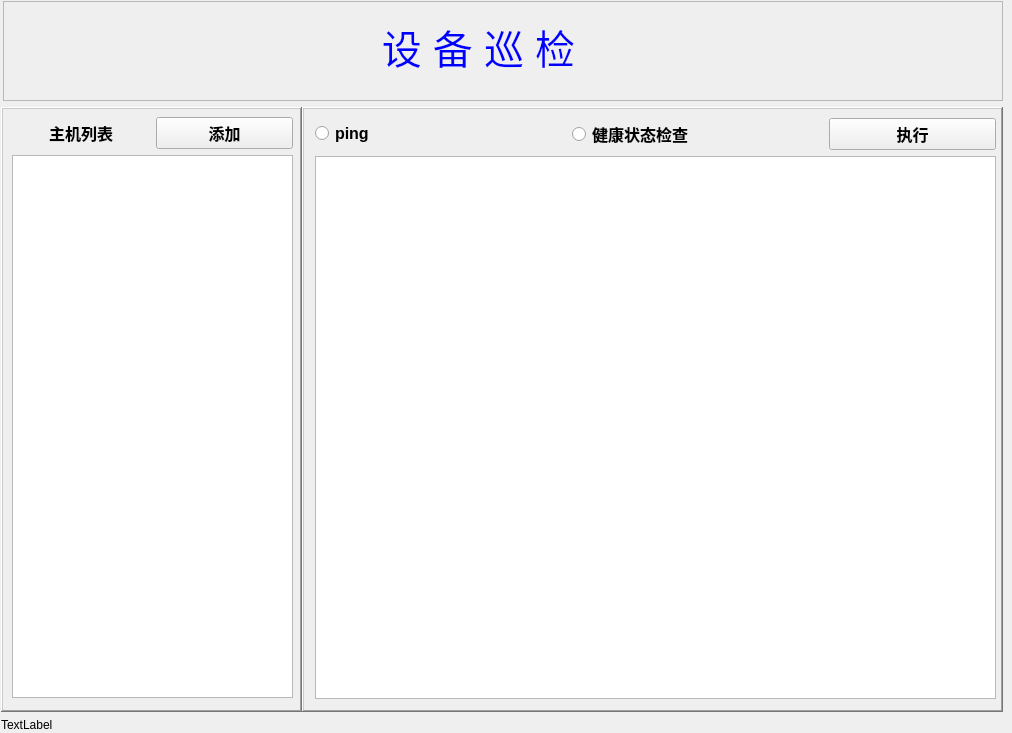
<?xml version="1.0" encoding="UTF-8"?>
<ui version="4.0">
 <class>check_form</class>
 <widget class="QWidget" name="check_form">
  <property name="geometry">
   <rect>
    <x>0</x>
    <y>0</y>
    <width>1012</width>
    <height>733</height>
   </rect>
  </property>
  <property name="minimumSize">
   <size>
    <width>1012</width>
    <height>733</height>
   </size>
  </property>
  <property name="maximumSize">
   <size>
    <width>1012</width>
    <height>733</height>
   </size>
  </property>
  <property name="windowTitle">
   <string>设备巡检</string>
  </property>
  <widget class="QWidget" name="">
   <property name="geometry">
    <rect>
     <x>1</x>
     <y>1</y>
     <width>1002</width>
     <height>731</height>
    </rect>
   </property>
   <layout class="QVBoxLayout" name="verticalLayout_2" stretch="5,18,0">
    <item>
     <widget class="QFrame" name="top_frame">
      <property name="sizePolicy">
       <sizepolicy hsizetype="Expanding" vsizetype="Expanding">
        <horstretch>0</horstretch>
        <verstretch>0</verstretch>
       </sizepolicy>
      </property>
      <property name="minimumSize">
       <size>
        <width>1000</width>
        <height>100</height>
       </size>
      </property>
      <property name="maximumSize">
       <size>
        <width>1000</width>
        <height>100</height>
       </size>
      </property>
      <property name="layoutDirection">
       <enum>Qt::RightToLeft</enum>
      </property>
      <property name="frameShape">
       <enum>QFrame::StyledPanel</enum>
      </property>
      <property name="frameShadow">
       <enum>QFrame::Raised</enum>
      </property>
      <widget class="QLabel" name="label">
       <property name="geometry">
        <rect>
         <x>320</x>
         <y>20</y>
         <width>311</width>
         <height>51</height>
        </rect>
       </property>
       <property name="font">
        <font>
         <pointsize>30</pointsize>
        </font>
       </property>
       <property name="styleSheet">
        <string notr="true">color:blue</string>
       </property>
       <property name="frameShape">
        <enum>QFrame::NoFrame</enum>
       </property>
       <property name="frameShadow">
        <enum>QFrame::Raised</enum>
       </property>
       <property name="text">
        <string>设 备 巡 检</string>
       </property>
       <property name="alignment">
        <set>Qt::AlignCenter</set>
       </property>
      </widget>
     </widget>
    </item>
    <item>
     <layout class="QHBoxLayout" name="conteck_ly" stretch="3,7">
      <property name="spacing">
       <number>0</number>
      </property>
      <property name="sizeConstraint">
       <enum>QLayout::SetMinimumSize</enum>
      </property>
      <item>
       <widget class="QFrame" name="l_frame">
        <property name="sizePolicy">
         <sizepolicy hsizetype="Preferred" vsizetype="Preferred">
          <horstretch>0</horstretch>
          <verstretch>0</verstretch>
         </sizepolicy>
        </property>
        <property name="minimumSize">
         <size>
          <width>0</width>
          <height>0</height>
         </size>
        </property>
        <property name="maximumSize">
         <size>
          <width>16777215</width>
          <height>16777215</height>
         </size>
        </property>
        <property name="frameShape">
         <enum>QFrame::WinPanel</enum>
        </property>
        <property name="frameShadow">
         <enum>QFrame::Raised</enum>
        </property>
        <property name="lineWidth">
         <number>0</number>
        </property>
        <widget class="QWidget" name="">
         <property name="geometry">
          <rect>
           <x>11</x>
           <y>10</y>
           <width>281</width>
           <height>581</height>
          </rect>
         </property>
         <layout class="QGridLayout" name="lgdLayout" rowstretch="0,0">
          <item row="0" column="1">
           <widget class="QPushButton" name="addhost_btn">
            <property name="font">
             <font>
              <pointsize>12</pointsize>
              <bold>true</bold>
             </font>
            </property>
            <property name="text">
             <string>添加</string>
            </property>
           </widget>
          </item>
          <item row="0" column="0">
           <widget class="QLabel" name="hosts_lb">
            <property name="font">
             <font>
              <pointsize>12</pointsize>
              <bold>true</bold>
             </font>
            </property>
            <property name="text">
             <string>主机列表</string>
            </property>
            <property name="alignment">
             <set>Qt::AlignCenter</set>
            </property>
           </widget>
          </item>
          <item row="1" column="0" colspan="2">
           <widget class="QListWidget" name="host_listw">
            <property name="minimumSize">
             <size>
              <width>0</width>
              <height>0</height>
             </size>
            </property>
            <property name="maximumSize">
             <size>
              <width>16777215</width>
              <height>16777215</height>
             </size>
            </property>
           </widget>
          </item>
         </layout>
        </widget>
       </widget>
      </item>
      <item>
       <widget class="QFrame" name="r_frame">
        <property name="sizePolicy">
         <sizepolicy hsizetype="Preferred" vsizetype="Preferred">
          <horstretch>0</horstretch>
          <verstretch>0</verstretch>
         </sizepolicy>
        </property>
        <property name="minimumSize">
         <size>
          <width>0</width>
          <height>0</height>
         </size>
        </property>
        <property name="layoutDirection">
         <enum>Qt::LeftToRight</enum>
        </property>
        <property name="frameShape">
         <enum>QFrame::WinPanel</enum>
        </property>
        <property name="frameShadow">
         <enum>QFrame::Raised</enum>
        </property>
        <property name="lineWidth">
         <number>0</number>
        </property>
        <property name="midLineWidth">
         <number>0</number>
        </property>
        <widget class="QWidget" name="">
         <property name="geometry">
          <rect>
           <x>13</x>
           <y>11</y>
           <width>681</width>
           <height>581</height>
          </rect>
         </property>
         <layout class="QVBoxLayout" name="verticalLayout">
          <property name="sizeConstraint">
           <enum>QLayout::SetDefaultConstraint</enum>
          </property>
          <item>
           <layout class="QHBoxLayout" name="horizontalLayout_2" stretch="3,3,2">
            <item>
             <widget class="QRadioButton" name="ping_radio">
              <property name="font">
               <font>
                <pointsize>12</pointsize>
                <bold>true</bold>
               </font>
              </property>
              <property name="text">
               <string>ping</string>
              </property>
             </widget>
            </item>
            <item>
             <widget class="QRadioButton" name="stat_radio">
              <property name="font">
               <font>
                <pointsize>12</pointsize>
                <bold>true</bold>
               </font>
              </property>
              <property name="text">
               <string>健康状态检查</string>
              </property>
             </widget>
            </item>
            <item>
             <widget class="QPushButton" name="exec_btn">
              <property name="sizePolicy">
               <sizepolicy hsizetype="Expanding" vsizetype="Fixed">
                <horstretch>0</horstretch>
                <verstretch>0</verstretch>
               </sizepolicy>
              </property>
              <property name="font">
               <font>
                <pointsize>12</pointsize>
                <bold>true</bold>
               </font>
              </property>
              <property name="text">
               <string>执行</string>
              </property>
              <property name="autoDefault">
               <bool>false</bool>
              </property>
              <property name="default">
               <bool>false</bool>
              </property>
              <property name="flat">
               <bool>false</bool>
              </property>
             </widget>
            </item>
           </layout>
          </item>
          <item>
           <widget class="QTextEdit" name="dispaly_te">
            <property name="lineWidth">
             <number>0</number>
            </property>
            <property name="readOnly">
             <bool>true</bool>
            </property>
           </widget>
          </item>
         </layout>
        </widget>
       </widget>
      </item>
     </layout>
    </item>
    <item>
     <widget class="QLabel" name="label_2">
      <property name="text">
       <string>TextLabel</string>
      </property>
     </widget>
    </item>
   </layout>
  </widget>
 </widget>
 <resources/>
 <connections/>
</ui>
